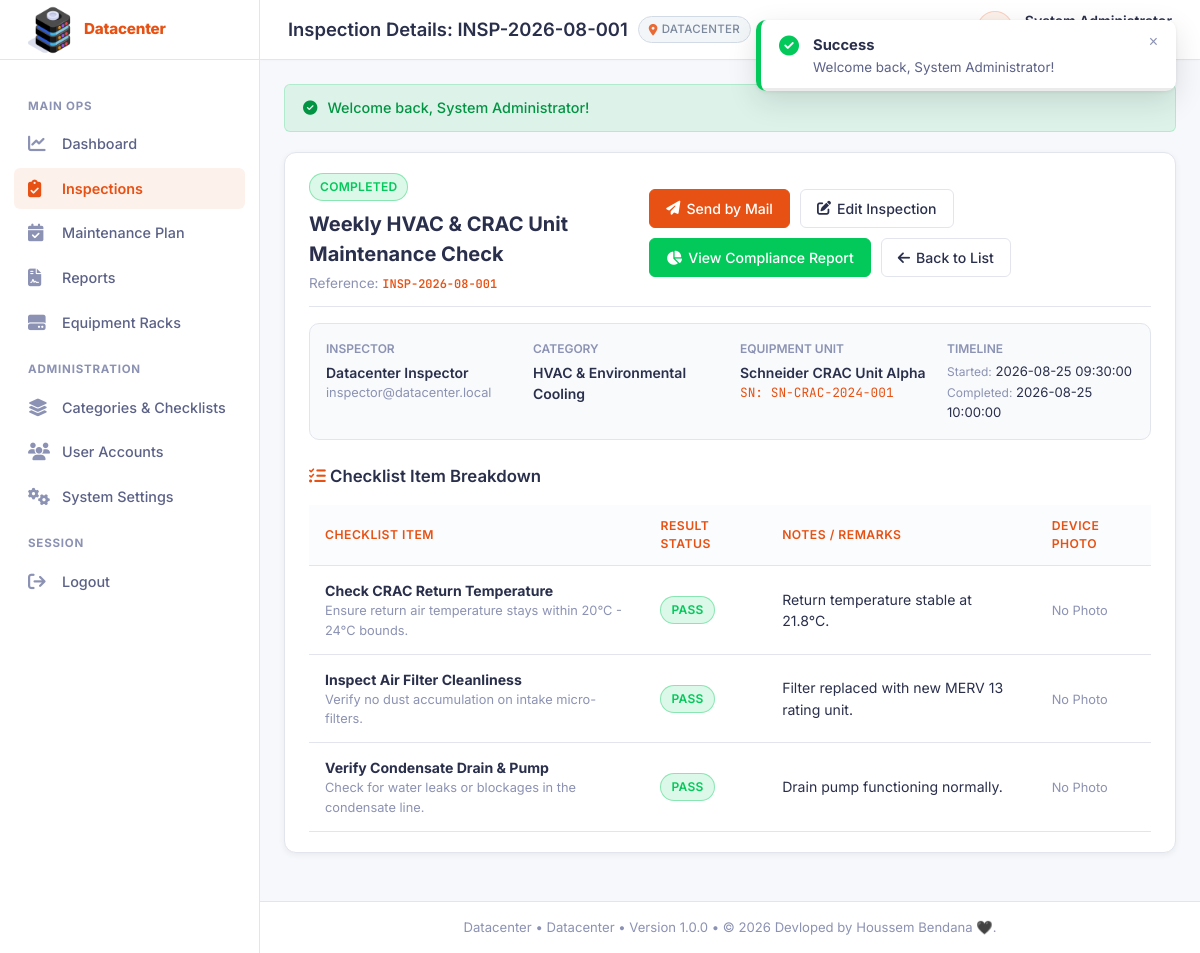
The app's page /inspections/show?id=1 (signed in) with its own data.
### tables this page shows
CREATE TABLE inspections (
    id INT AUTO_INCREMENT PRIMARY KEY,
    title VARCHAR(200) NOT NULL,
    reference_code VARCHAR(50) NOT NULL UNIQUE,
    user_id INT NOT NULL,
    category_id INT NOT NULL,
    equipment_id INT NULL,
    status ENUM('pending', 'in_progress', 'completed', 'cancelled') NOT NULL DEFAULT 'pending',
    notes TEXT NULL,
    started_at DATETIME NULL,
    completed_at DATETIME NULL,
    created_at DATETIME DEFAULT CURRENT_TIMESTAMP,
    FOREIGN KEY (user_id) REFERENCES users(id) ON DELETE CASCADE,
    FOREIGN KEY (category_id) REFERENCES categories(id) ON DELETE CASCADE,
    FOREIGN KEY (equipment_id) REFERENCES equipment(id) ON DELETE SET NULL
);

CREATE TABLE users (
    id INT AUTO_INCREMENT PRIMARY KEY,
    name VARCHAR(100) NOT NULL,
    email VARCHAR(150) NOT NULL UNIQUE,
    password VARCHAR(255) NOT NULL,
    role ENUM('admin', 'inspector', 'manager') NOT NULL DEFAULT 'inspector',
    status ENUM('active', 'inactive') NOT NULL DEFAULT 'active',
    avatar VARCHAR(255) NULL,
    created_at DATETIME DEFAULT CURRENT_TIMESTAMP,
    updated_at DATETIME DEFAULT CURRENT_TIMESTAMP ON UPDATE CURRENT_TIMESTAMP
);

CREATE TABLE categories (
    id INT AUTO_INCREMENT PRIMARY KEY,
    name VARCHAR(100) NOT NULL,
    slug VARCHAR(100) NOT NULL UNIQUE,
    description TEXT NULL,
    icon VARCHAR(50) DEFAULT 'fa-list-check',
    created_at DATETIME DEFAULT CURRENT_TIMESTAMP
);

CREATE TABLE equipment (
    id INT AUTO_INCREMENT PRIMARY KEY,
    name VARCHAR(150) NOT NULL,
    serial_number VARCHAR(100) NOT NULL UNIQUE,
    category_id INT NOT NULL,
    room_location VARCHAR(100) NOT NULL,
    status ENUM('active', 'maintenance', 'decommissioned') NOT NULL DEFAULT 'active',
    last_inspected_at DATETIME NULL,
    created_at DATETIME DEFAULT CURRENT_TIMESTAMP,
    FOREIGN KEY (category_id) REFERENCES categories(id) ON DELETE CASCADE
);

CREATE TABLE inspection_results (
    id INT AUTO_INCREMENT PRIMARY KEY,
    inspection_id INT NOT NULL,
    equipment_id INT NULL,
    item_id INT NULL,
    result_status ENUM('pass', 'fail', 'warning', 'na') NOT NULL DEFAULT 'pass',
    notes TEXT NULL,
    created_at DATETIME DEFAULT CURRENT_TIMESTAMP,
    FOREIGN KEY (inspection_id) REFERENCES inspections(id) ON DELETE CASCADE,
    FOREIGN KEY (equipment_id) REFERENCES equipment(id) ON DELETE CASCADE
);

### app/views/inspections/show.php (the view, shortened to what the rows shown need)
<div class="card">
    <div class="card-header">
        <div>
            <?= status_badge($inspection['status'], 'Inspection Statuses') ?>
            <h2 style="color:var(--text-primary); margin-top:8px; font-size:1.25rem; font-weight:700;"><?= sanitize($inspection['title']) ?></h2>
            <p style="color:var(--text-secondary); font-size:0.85rem; margin-top:4px;">Reference: <span class="code-text" style="color:var(--primary); font-weight:600;"><?= sanitize($inspection['reference_code']) ?></span></p>
        </div>
        <div style="display:flex; gap:10px; flex-wrap:wrap;">
            <button type="button" class="btn btn-primary" onclick="openEmailReportModal(event)"><i class="fa-solid fa-paper-plane"></i> Send by Mail</button>
            <a href="/inspections/edit?id=<?= $inspection['id'] ?>" class="btn btn-secondary"><i class="fa-solid fa-pen-to-square"></i> Edit Inspection</a>
            <?php if ($inspection['status'] === 'completed'): ?>
                <a href="/inspections/result?id=<?= $inspection['id'] ?>" class="btn btn-success"><i class="fa-solid fa-chart-pie"></i> View Compliance Report</a>
            <?php endif; ?>
            <a href="/inspections" class="btn btn-secondary"><i class="fa-solid fa-arrow-left"></i> Back to List</a>
        </div>
    </div>
    <div style="display:grid; grid-template-columns: repeat(auto-fit, minmax(180px, 1fr)); gap:20px; margin-bottom:24px; padding:16px; background:#f8fafc; border-radius:var(--radius-md); border:1px solid var(--border-color);">
        <div>
            <div style="font-size:0.75rem; color:var(--text-secondary); text-transform:uppercase; font-weight:600;">Inspector</div>
            <div style="font-weight:600; color:var(--text-primary); margin-top:4px;"><?= sanitize($inspection['inspector_name']) ?></div>
            <div style="font-size:0.8rem; color:var(--text-secondary);"><?= sanitize($inspection['inspector_email']) ?></div>
        </div>
        <div>
            <div style="font-size:0.75rem; color:var(--text-secondary); text-transform:uppercase; font-weight:600;">Category</div>
            <div style="font-weight:600; color:var(--text-primary); margin-top:4px;"><?= sanitize($inspection['category_name']) ?></div>
        </div>
        <div>
            <div style="font-size:0.75rem; color:var(--text-secondary); text-transform:uppercase; font-weight:600;">Equipment Unit</div>
            <div style="font-weight:600; color:var(--text-primary); margin-top:4px;"><?= sanitize($inspection['equipment_name'] ?? 'General Datacenter') ?></div>
            <?php if (!empty($inspection['serial_number'])): ?>
                <div style="font-size:0.8rem; color:var(--primary);" class="code-text">SN: <?= sanitize($inspection['serial_number']) ?></div>
            <?php endif; ?>
        </div>
        <div>
            <div style="font-size:0.75rem; color:var(--text-secondary); text-transform:uppercase; font-weight:600;">Timeline</div>
            <div style="font-size:0.82rem; color:var(--text-primary); margin-top:4px;">
                <span style="color:var(--text-secondary); font-size:0.75rem;">Started:</span> <?= sanitize($inspection['started_at'] ?? 'N/A') ?>
            </div>
            <div style="font-size:0.82rem; color:var(--text-primary); margin-top:2px;">
                <span style="color:var(--text-secondary); font-size:0.75rem;">Completed:</span> <?= sanitize($inspection['completed_at'] ?? ($inspection['status'] === 'completed' ? ($inspection['created_at'] ?? 'N/A') : 'In Progress')) ?>
            </div>
        </div>
    </div>
    <h3 style="color:var(--text-primary); font-size:1.05rem; font-weight:600; margin-bottom:16px;"><i class="fa-solid fa-list-check" style="color:var(--primary);"></i> Checklist Item Breakdown</h3>
    <div class="table-responsive">
        <table class="table">
            <thead>
                <tr>
                    <th style="color:var(--primary)">Checklist Item</th>
                    <th style="color:var(--primary)">Result Status</th>
                    <th style="color:var(--primary)">Notes / Remarks</th>
                    <th style="color:var(--primary)">Device Photo</th>
                </tr>
            </thead>
            <tbody>
                <?php if (empty($results)): ?>
                    <tr><td colspan="5" style="text-align:center; color:var(--text-secondary);">No checklist items evaluated yet.</td></tr>
                <?php else: ?>
                    <?php
                    $itemPhotos = [];
                    ?>
                    <?php foreach ($results as $res): ?>
                    <tr>
                        <td>
                            <strong><?= sanitize($res['item_title']) ?></strong>
                            <div style="font-size:0.8rem; color:var(--text-secondary);"><?= sanitize($res['item_description']) ?></div>
                        </td>
                        <td>
                            <?= status_badge($res['result_status'], 'Checklist Results') ?>
                        </td>
                        <td><?= sanitize($res['notes'] ?? '-') ?></td>
                        <td>
                            <?php if (isset($itemPhotos[$res['item_id']])): ?>
                                <a href="/<?= sanitize($itemPhotos[$res['item_id']]) ?>" target="_blank">
                                    <img src="/<?= sanitize($itemPhotos[$res['item_id']]) ?>" alt="Evidence" style="width: 48px; height: 48px; object-fit: cover; border-radius: 6px; border: 1px solid var(--border-color);">
                                </a>
                            <?php else: ?>
                                <span style="font-size: 0.8rem; color: var(--text-secondary);">No Photo</span>
                            <?php endif; ?>
                        </td>
                    </tr>
                    <?php endforeach; ?>
                <?php endif; ?>
            </tbody>
        </table>
    </div>
</div>

### app/helpers/functions.php (shortened to what the rows shown need)
<?php
if (!function_exists('view')) {
    function view(string $template, array $data = []): void {
        extract($data);
        $file = __DIR__ . '/../views/' . str_replace('.', '/', $template) . '.php';
        if (file_exists($file)) {
            require $file;
        } else {
            echo "View [{$template}] not found.";
        }
    }
}
if (!function_exists('sanitize')) {
    function sanitize(?string $value): string {
        return htmlspecialchars(trim($value ?? ''), ENT_QUOTES, 'UTF-8');
    }
}
if (!function_exists('status_badge')) {
    function status_badge(?string $status, string $category = '', ?string $label = null): string {
        $st = strtolower(trim($status ?? ''));
        $color = \App\Config\Constants::getStatusColor($st, $category);
        $bg = \App\Config\Constants::hexToRgba($color, 0.14);
        $border = \App\Config\Constants::hexToRgba($color, 0.38);
        $cleanStatus = sanitize($st);
        $displayText = $label !== null ? sanitize($label) : strtoupper(str_replace('_', ' ', $cleanStatus));
        return "<span class=\"badge badge-{$cleanStatus}\" style=\"background: {$bg}; color: {$color}; border: 1px solid {$border}; font-weight: 600;\">{$displayText}</span>";
    }
}

### records on screen
inspections: status "COMPLETED", title "Weekly HVAC & CRAC Unit Maintenance Check", reference_code "INSP-2026-08-001", user.name "Datacenter Inspector", user.email "inspector@datacenter.local", category.name "HVAC & Environmental Cooling", equipment.name "Schneider CRAC Unit Alpha", equipment.serial_number "SN-CRAC-2024-001", started_at "2026-08-25 09:30:00", completed_at "2026-08-25 10:00:00"
inspection_results: item_title "Check CRAC Return Temperature", item_description "Ensure return air temperature stays within 20°C - 24°C bounds.", result_status "PASS", notes "Return temperature stable at 21.8°C.", item_id "No Photo"
inspection_results: item_title "Inspect Air Filter Cleanliness", item_description "Verify no dust accumulation on intake micro-filters.", result_status "PASS", notes "Filter replaced with new MERV 13 rating unit.", item_id "No Photo"
inspection_results: item_title "Verify Condensate Drain & Pump", item_description "Check for water leaks or blockages in the condensate line.", result_status "PASS", notes "Drain pump functioning normally.", item_id "No Photo"

### other values on screen
$entName "Datacenter"
$title "Inspection Details: INSP-2026-08-001"
enterprise_site() "DATACENTER"
$flash['message'] "Welcome back, System Administrator!"
enterprise_name() "Datacenter"
enterprise_site() "Datacenter"
APP_VERSION "1.0.0"
